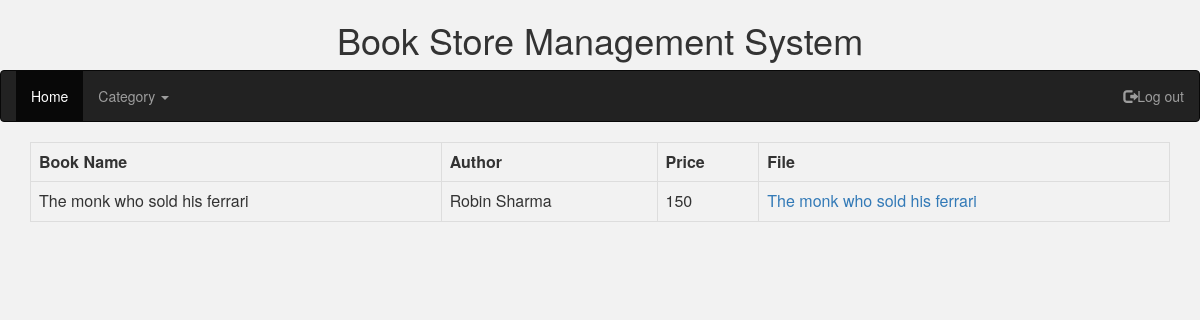
Page /Category.php?value=1 on the committed database.
### tables this page shows
CREATE TABLE `upload` (
  `book_id` int(11) NOT NULL,
  `bookname` varchar(32) NOT NULL,
  `author` varchar(32) NOT NULL,
  `category` varchar(20) NOT NULL,
  `fileToUpload` varchar(100) NOT NULL,
  `description` text NOT NULL,
  `price` int(11) NOT NULL
);

### Category.php (the view, shortened to what this page needs)
<html>
<head>
<link rel="stylesheet" href="https://maxcdn.bootstrapcdn.com/bootstrap/3.3.7/css/bootstrap.min.css">
</head>
<body>
<body style="background-color:#f2f2f2">
<h1><center> Book Store Management System</center></h1>
<form action="#" method="post">
<nav class="navbar navbar-inverse">
  <div class="container-fluid">
    <ul class="nav navbar-nav">
      <li class="active"><a href="OpenStore.php">Home</a></li>
	<li class="dropdown">
        <a class="dropdown-toggle" data-toggle="dropdown" href="#">Category
        <span class="caret"></span></a>
      </li>
    </ul>
	<ul class="nav navbar-nav navbar-right">
      <li><a href="BookStoreSystem.php" ><span class="glyphicon glyphicon-log-out"></span>Log out</a></li>
    </ul>
  </div>
</nav>
</form>
</body>
</body>
</html>
<?php
$con = mysqli_connect("localhost","root","") or die("Unable to connect");
mysqli_select_db($con,"mydb");
$var=$_GET['value'];
switch($var)
{
case 1:
	$sql = "select * from Upload where category='comics'";
	break;
}
$query_run = mysqli_query($con,$sql);
?>
<html>
<body>
<div class="container">
<table class="table table-bordered">
<tr>
<th>Book Name</th>
<th>Author</th>
<th>Price</th>
<th>File</th>
</tr>
<?php
$fileStorage='uploads/';
while($record=mysqli_fetch_array($query_run))
{
	echo "<tr>";
	echo "<td>".$record['bookname']."</td>";
	echo "<td>".$record['author']."</td>";
	echo "<td>".$record['price']."</td>";
	echo "<td>";
	echo '<a href="'. $fileStorage . $record['fileToUpload'] . '">'. htmlentities($record['bookname'], ENT_COMPAT, 'UTF-8') .'</a><br />';
	echo "</td>";
	echo "</tr>";
 }
?>
</table>
</div>
</body>
</html>

### rows in the picture
upload: bookname "The monk who sold his ferrari", author "Robin Sharma", price "150"
